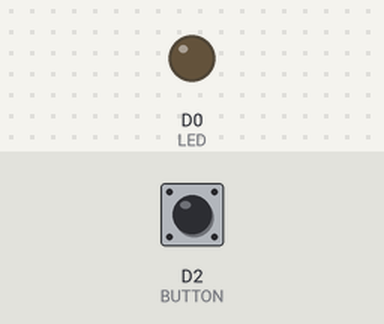
A program run on a simulated ESP8266 (NodeMCU). Parts: output pins drawn as LEDs (lit = HIGH). Inputs (shaded band) come from the test bench; at power-on: D2 (BUTTON) LOW. WiFi joins after 1.5 s; servers stay silent unless stated; uploads are accepted with an empty reply; what the program prints to the serial monitor is not drawn.

Above: at 2.7 s.
2.8 s: D2 (BUTTON) pulled HIGH for 0.15 s
At 3.4 s:
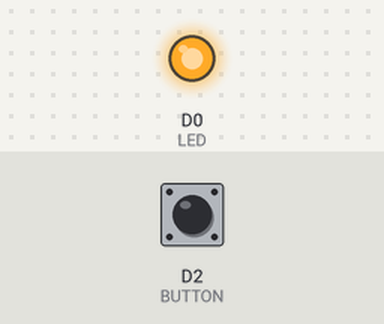
4.5 s: D2 (BUTTON) pulled HIGH for 1 s
At 5.9 s:
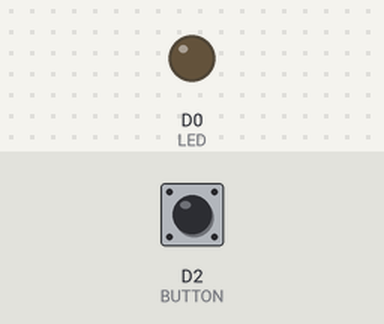
7.0 s: D2 (BUTTON) pulled HIGH for 3.2 s
At 7.8 s:
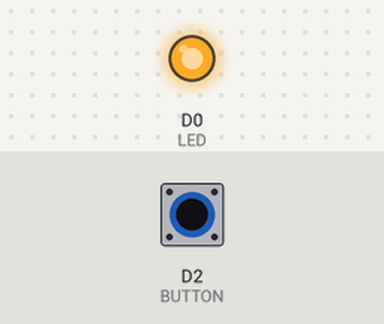
Timing chart, 0 to 10.0 s (numbered marks = the images above; inputs shaded):
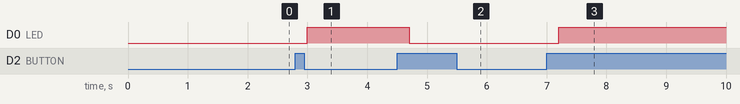

The program:

main.cpp
```cpp
#include <Arduino.h>
#include <ESP8266WiFi.h>
#include <ESP8266HTTPClient.h>

// LED - https://microcontrollerslab.com/led-blinking-using-esp8266-nodemcu/
// Button - https://www.instructables.com/NodeMCU-ProjectButton-Control-LED/
// WIFI - https://techtutorialsx.com/2016/07/17/esp8266-http-get-requests/

#define LED D0
#define BUTTON D2

int buttonState = 0;
int oldButtonState = 0;
int lightsOn = 0;
unsigned long previousMillis = 0; // will store last time of the check
const long interval = 10000;      // check for new value

void setup()
{
  Serial.begin(115200);
  pinMode(LED, OUTPUT);
  pinMode(BUTTON, INPUT);
  WiFi.begin("AP", "Password");
  Serial.println("Connecting");
  while (WiFi.status() != WL_CONNECTED)
  {
    delay(500);
    Serial.print(".");
  }
  Serial.println("");
  Serial.print("Connected to WiFi network with IP Address: ");
  Serial.println(WiFi.localIP());
}

void loop()
{
  // TODO Check WIFI state - blink LED if no connection - if (WiFi.status() == WL_CONNECTED)
  WiFiClient client;
  HTTPClient http;

  // Send regular HTTP GET request to server
  unsigned long currentMillis = millis();
  if (currentMillis - previousMillis >= interval)
  {
    previousMillis = currentMillis;

    http.begin(client, "http://danielweisser.de/lampe/");
    if (http.GET() == HTTP_CODE_OK)
    {
      String payload = http.getString();
      Serial.println("Got state: " + payload);
      lightsOn = payload.toInt();
    }
    http.end();
  }

  buttonState = digitalRead(BUTTON);
  if (buttonState != oldButtonState) // catch change
  {
    oldButtonState = buttonState;
    if (buttonState == HIGH)
    {
      lightsOn = !lightsOn;

      http.begin(client, "http://danielweisser.de/lampe/");
      http.addHeader("Content-Type", "application/x-www-form-urlencoded");
      int httpCode = http.POST("state=" + String(lightsOn));
      if (httpCode == HTTP_CODE_OK)
      {
        Serial.println("Sent state: " + String(lightsOn));
      }
      http.end();
    }
  }
  digitalWrite(LED, lightsOn ? HIGH : LOW);
}
```

Measured:
- after the input at 2.8 s, D0 (LED): LOW → HIGH after 0.20 s
- after the input at 4.5 s, D0 (LED): HIGH → LOW after 0.20 s
- after the input at 7.0 s, D0 (LED): LOW → HIGH after 0.20 s
